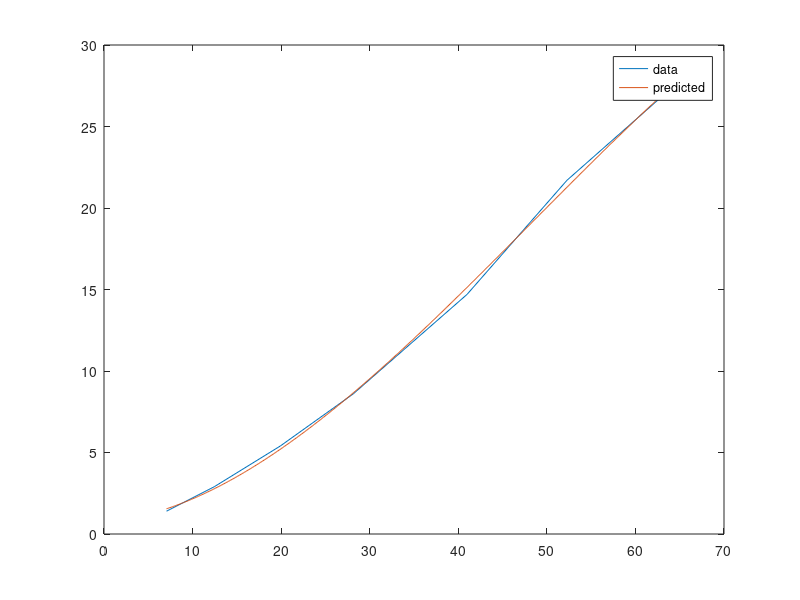

Here is the MATLAB script that generated this plot:
clc
clear
close all

Thr = [7.06, 12.45, 19.91, 28.15, 40.99, 52.27, 65.41]';
Amp = [1.4, 2.9, 5.4, 8.6, 14.7, 21.7, 28.0]';

A = [ones(length(Thr),1), Thr, Thr.^2, Thr.^3];

x = A \ Amp;

% original data
plot(Thr, Amp)
hold on

thr_data = min(Thr):0.1:max(Thr);
%thr_data = 0:0.1:35;
amp_predict = x(1) + x(2)*thr_data + x(3)*thr_data.^2 + ...
              x(4)*thr_data.^3;

plot(thr_data, amp_predict)
legend('data', 'predicted')
